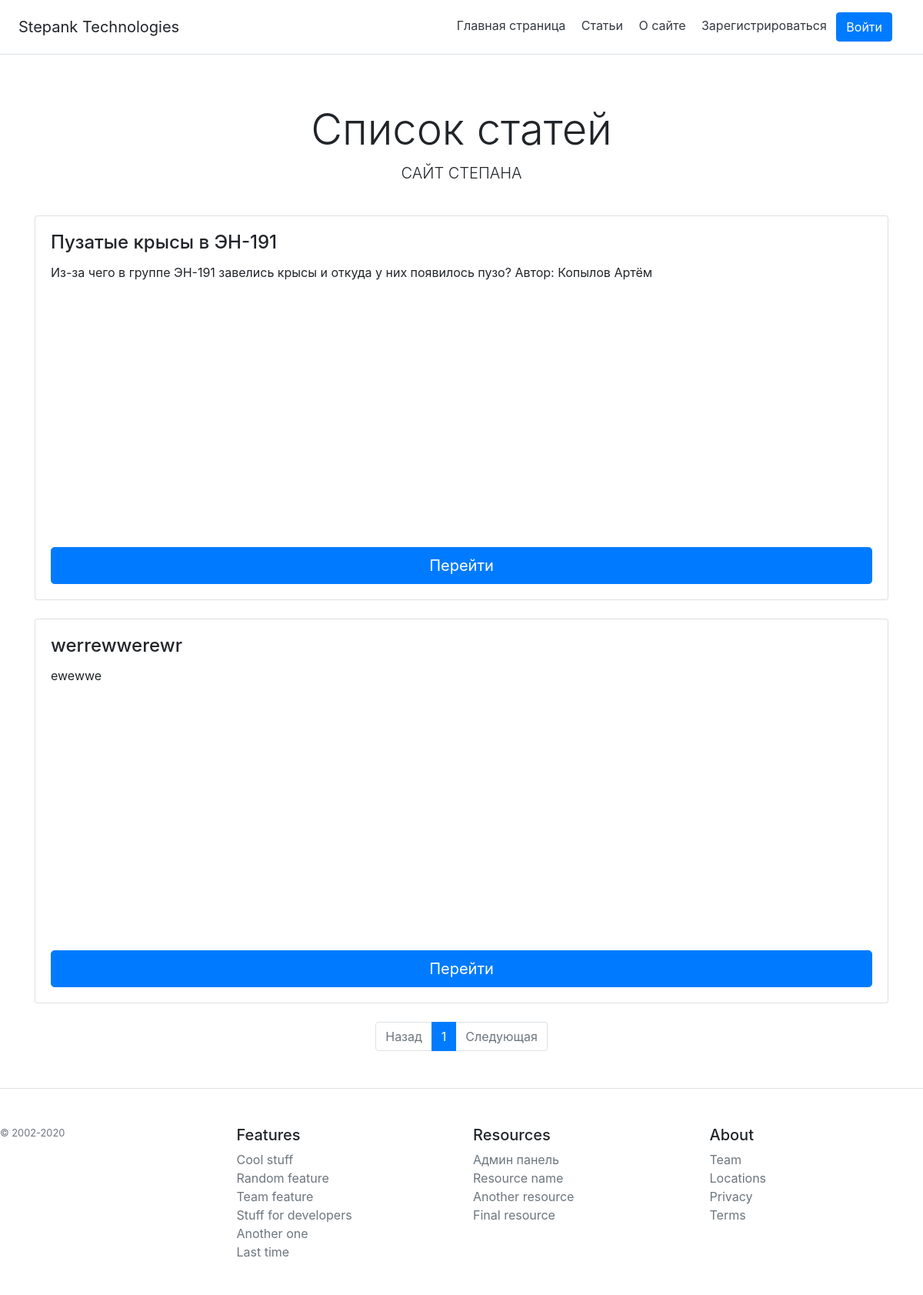
The app's page /articles/ with its own data.
### webapp/models.py (models this page shows, shortened)
class Post(db.Model):
    post_id = db.Column(db.Integer, primary_key=True)
    title = db.Column(db.String(32), nullable=False)
    header = db.Column(db.String(150), nullable=False)
    text = db.Column(db.String(), nullable=False)
    post_creation_date = db.Column(db.DateTime)

### webapp/articles/articles_routes.py (the view)
@arti.route('/')
def articles():
    page = request.args.get('page')
    if page and page.isdigit():
        page = int(page)
    else:
        page = 1
    articles_list = Post.query
    pages = articles_list.paginate(page=page, per_page=4)
    return render_template('/articles/articles.html', pages=pages)

### webapp/templates/articles/articles.html (shortened to what this page needs)
{% extends 'base.html' %}
{% block home %}
Список статей
{% endblock %}
{% block row %}
{% block body %}
{% for el in pages.items %}
<div class="">
    <div class="card mb-4 shadow-sm" style="min-height: 500px;">
            {% set post_date = el.post_creation_date %}
        <div class="card-body d-flex flex-column">
            <h4 class="card-title">{{ el.title }}</h4>
            <p class="card-text">{{ el.header }}</p>
            <a class="btn btn-primary btn-lg mt-auto" href="/articles/{{ el.post_id }}">Перейти</a>
        </div>
    </div>
</div>
{% endfor %}
{% endblock %}
<nav aria-label="Page navigation example">
  <ul class="pagination pg-blue justify-content-center">
    <li {% if not pages.has_prev %} class="page-item disabled" {% endif %}>
      <a class="page-link" href="./?page={{ pages.prev_num }}">Назад</a>
    </li>
    {% for page in pages.iter_pages() %}
     <li {% if page == pages.page %} class="page-item active" {% endif %}>
      <a class="page-link" href="./?page={{ page }}">{{ page }}<span class="sr-only">(current)</span></a>
    </li>
    {% endfor %}
    <li {% if not pages.has_next %} class="page-item disabled" {% endif %}>
      <a class="page-link" href="./?page={{ pages.next_num }}">Следующая</a>
    </li>
  </ul>
</nav>
{% endblock %}

### records on screen
Post: title "Пузатые крысы в ЭН-191", header "Из-за чего в группе ЭН-191 завелись крысы и откуда у них появилось пузо? Автор: Копылов Артём"
Post: title "werrewwerewr", header "ewewwe"

### other values on screen
{{ page }} "1"
